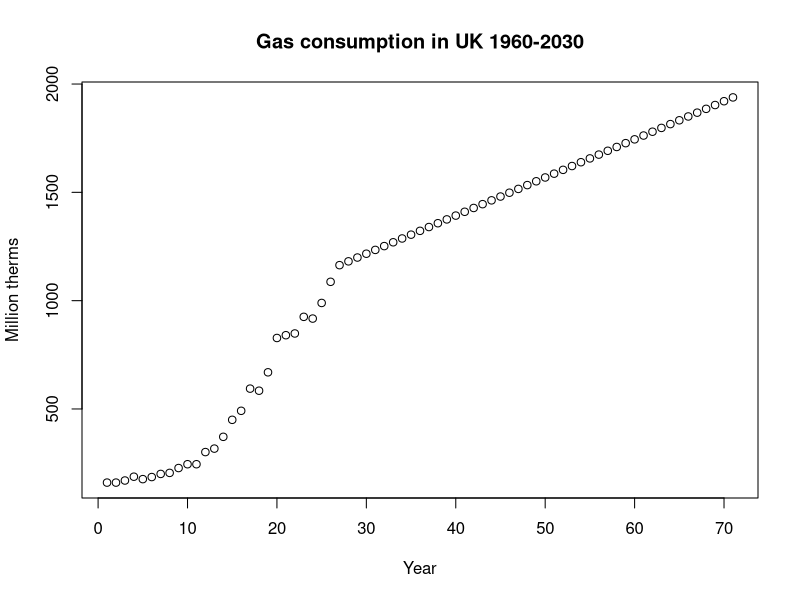

Recreate this plot in R.
# Get all values for first quarter each year
q1 <- numeric(0)
n <- 4
counter <- -1
for (i in UKgas){
  counter = counter+1
  if(counter %% n == 0)
    q1 <- c(q1,i)
}

# Get all values for second quarter each year
q2 <- numeric(0)
n <- 4
counter <- -2
for (i in UKgas){
  counter = counter+1
  if(counter %% n == 0)
    q2 <- c(q2,i)
}

# Get all values for third quarter each year
q3 <- numeric(0)
n <- 4
counter <- -3
for (i in UKgas){
  counter = counter+1
  if(counter %% n == 0)
    q3 <- c(q3,i)
}

# Get all values for fourth quarter each year
q4 <- numeric(0)
n <- 4
counter <- 0
for (i in UKgas){
  counter = counter+1
  if(counter %% n == 0)
    q4 <- c(q4,i)
}

#Calculate average for each quarter
avgQ1 <- mean(q1)
avgQ2 <- mean(q2)
avgQ3 <- mean(q3)
avgQ4 <- mean(q4)

yearToCheck <- 2030
lastYearInDS <- 1986
yearsToAdd <- c(yearToCheck - lastYearInDS)

#Calculate average increase per year for Q1
increaseQ1 <- ((q1[1]+q1[2])/2+(q1[2]+q1[3])/2+(q1[3]+q1[4])/2+
  (q1[4]+q1[5])/2+(q1[5]+q1[6])/2+(q1[6]+q1[7])/2+(q1[7]+q1[8])/2+
  (q1[8]+q1[9])/2+(q1[9]+q1[10])/2+(q1[10]+q1[11])/2+(q1[11]+q1[12])/2+
  (q1[12]+q1[13])/2+(q1[13]+q1[14])/2+(q1[14]+q1[15])/2+(q1[15]+q1[16])/2+
  (q1[16]+q1[17])/2+(q1[17]+q1[18])/2+(q1[18]+q1[19])/2+(q1[19]+q1[20])/2+
  (q1[20]+q1[21])/2+(q1[21]+q1[22])/2+(q1[22]+q1[23])/2+(q1[23]+q1[24])/2+
  (q1[24]+q1[25])/2+(q1[25]+q1[26])/2+(q1[26]+q1[27])/2)/27

#Calculate average increase per year for Q2
increaseQ2 <- ((q2[1]+q2[2])/2+(q2[2]+q2[3])/2+(q2[3]+q2[4])/2+
                 (q2[4]+q2[5])/2+(q2[5]+q2[6])/2+(q2[6]+q2[7])/2+(q2[7]+q2[8])/2+
                 (q2[8]+q2[9])/2+(q2[9]+q2[10])/2+(q2[10]+q2[11])/2+(q2[11]+q2[12])/2+
                 (q2[12]+q2[13])/2+(q2[13]+q2[14])/2+(q2[14]+q2[15])/2+(q2[15]+q2[16])/2+
                 (q2[16]+q2[17])/2+(q2[17]+q2[18])/2+(q2[18]+q2[19])/2+(q2[19]+q2[20])/2+
                 (q2[20]+q2[21])/2+(q2[21]+q2[22])/2+(q2[22]+q2[23])/2+(q2[23]+q2[24])/2+
                 (q2[24]+q2[25])/2+(q2[25]+q2[26])/2+(q2[26]+q2[27])/2)/27

#Calculate average increase per year for Q3
increaseQ3 <- ((q3[1]+q3[2])/2+(q3[2]+q3[3])/2+(q3[3]+q3[4])/2+
                 (q3[4]+q3[5])/2+(q3[5]+q3[6])/2+(q3[6]+q3[7])/2+(q3[7]+q3[8])/2+
                 (q3[8]+q3[9])/2+(q3[9]+q3[10])/2+(q3[10]+q3[11])/2+(q3[11]+q3[12])/2+
                 (q3[12]+q3[13])/2+(q3[13]+q3[14])/2+(q3[14]+q3[15])/2+(q3[15]+q3[16])/2+
                 (q3[16]+q3[17])/2+(q3[17]+q3[18])/2+(q3[18]+q3[19])/2+(q3[19]+q3[20])/2+
                 (q3[20]+q3[21])/2+(q3[21]+q3[22])/2+(q3[22]+q3[23])/2+(q3[23]+q3[24])/2+
                 (q3[24]+q3[25])/2+(q3[25]+q3[26])/2+(q3[26]+q3[27])/2)/27

#Calculate average increase per year for Q4
increaseQ4 <- ((q4[1]+q4[2])/2+(q4[2]+q4[3])/2+(q4[3]+q4[4])/2+
                 (q4[4]+q4[5])/2+(q4[5]+q4[6])/2+(q4[6]+q4[7])/2+(q4[7]+q4[8])/2+
                 (q4[8]+q4[9])/2+(q4[9]+q4[10])/2+(q4[10]+q4[11])/2+(q4[11]+q4[12])/2+
                 (q4[12]+q4[13])/2+(q4[13]+q4[14])/2+(q4[14]+q4[15])/2+(q4[15]+q4[16])/2+
                 (q4[16]+q4[17])/2+(q4[17]+q4[18])/2+(q4[18]+q4[19])/2+(q4[19]+q4[20])/2+
                 (q4[20]+q4[21])/2+(q4[21]+q4[22])/2+(q4[22]+q4[23])/2+(q4[23]+q4[24])/2+
                 (q4[24]+q4[25])/2+(q4[25]+q4[26])/2+(q4[26]+q4[27])/2)/27

#calculate diff between years for q1
q1_1_2 <- q1[2]-q1[1]
q1_2_3 <- q1[3]-q1[2]
q1_3_4 <- q1[4]-q1[3]
q1_4_5 <- q1[5]-q1[4]
q1_5_6 <- q1[6]-q1[5]
q1_6_7 <- q1[7]-q1[6]
q1_7_8 <- q1[8]-q1[7]
q1_8_9 <- q1[9]-q1[8]
q1_9_10 <- q1[10]-q1[9]
q1_10_11 <- q1[11]-q1[10]
q1_11_12 <- q1[12]-q1[11]
q1_12_13 <- q1[13]-q1[12]
q1_13_14 <- q1[14]-q1[13]
q1_14_15 <- q1[15]-q1[14]
q1_15_16 <- q1[16]-q1[15]
q1_16_17 <- q1[17]-q1[16]
q1_17_18 <- q1[18]-q1[17]
q1_18_19 <- q1[19]-q1[18]
q1_19_20 <- q1[20]-q1[19]
q1_20_21 <- q1[21]-q1[20]
q1_21_22 <- q1[22]-q1[21]
q1_22_23 <- q1[23]-q1[22]
q1_23_24 <- q1[24]-q1[23]
q1_24_25 <- q1[25]-q1[24]
q1_25_26 <- q1[26]-q1[25]
q1_26_27 <- q1[27]-q1[26]

#Add the diff each year to a vector
increaseEachYearQ1 <- c(q1_1_2,q1_2_3,q1_3_4,q1_4_5,q1_5_6,q1_6_7,q1_7_8,q1_8_9,q1_9_10,q1_10_11,q1_11_12,q1_12_13,q1_13_14,
                        q1_14_15,q1_15_16,q1_16_17,q1_17_18,q1_18_19,q1_19_20,q1_20_21,q1_21_22,q1_22_23,q1_23_24,q1_24_25,
                        q1_25_26,q1_26_27)
#calculate mean and average increase
medianIncreaseQ1 <- median(increaseEachYearQ1)
averageIncreaseQ1 <- mean(increaseEachYearQ1)

#calculate presumed consumption in year 2030 for Q1 using both mean and average method
presumedConsumption2030Q1MedianMethod <- (medianIncreaseQ1*yearsToAdd)+q1[27]
presumedConsumption2030Q1AverageMethod <- (averageIncreaseQ1*yearsToAdd)+q1[27]

#calculate diff between years for q2
q2_1_2 <- q2[2]-q2[1]
q2_2_3 <- q2[3]-q2[2]
q2_3_4 <- q2[4]-q2[3]
q2_4_5 <- q2[5]-q2[4]
q2_5_6 <- q2[6]-q2[5]
q2_6_7 <- q2[7]-q2[6]
q2_7_8 <- q2[8]-q2[7]
q2_8_9 <- q2[9]-q2[8]
q2_9_10 <- q2[10]-q2[9]
q2_10_11 <- q2[11]-q2[10]
q2_11_12 <- q2[12]-q2[11]
q2_12_13 <- q2[13]-q2[12]
q2_13_14 <- q2[14]-q2[13]
q2_14_15 <- q2[15]-q2[14]
q2_15_16 <- q2[16]-q2[15]
q2_16_17 <- q2[17]-q2[16]
q2_17_18 <- q2[18]-q2[17]
q2_18_19 <- q2[19]-q2[18]
q2_19_20 <- q2[20]-q2[19]
q2_20_21 <- q2[21]-q2[20]
q2_21_22 <- q2[22]-q2[21]
q2_22_23 <- q2[23]-q2[22]
q2_23_24 <- q2[24]-q2[23]
q2_24_25 <- q2[25]-q2[24]
q2_25_26 <- q2[26]-q2[25]
q2_26_27 <- q2[27]-q2[26]

#Add the diff each year to a vector
increaseEachYearQ2 <- c(q2_1_2,q2_2_3,q2_3_4,q2_4_5,q2_5_6,q2_6_7,q2_7_8,q2_8_9,q2_9_10,q2_10_11,q2_11_12,q2_12_13,q2_13_14,
                        q2_14_15,q2_15_16,q2_16_17,q2_17_18,q2_18_19,q2_19_20,q2_20_21,q2_21_22,q2_22_23,q2_23_24,q2_24_25,
                        q2_25_26,q2_26_27)
#calculate mean and average increase
medianIncreaseQ2 <- median(increaseEachYearQ2)
averageIncreaseQ2 <- mean(increaseEachYearQ2)

#calculate presumed consumption in year 2030 for Q3 using both mean and average method
presumedConsumption2030Q2MedianMethod <- (medianIncreaseQ2*yearsToAdd)+q2[27]
presumedConsumption2030Q2AverageMethod <- (averageIncreaseQ2*yearsToAdd)+q2[27]

#calculate diff between years for q3
q3_1_2 <- q3[2]-q3[1]
q3_2_3 <- q3[3]-q3[2]
q3_3_4 <- q3[4]-q3[3]
q3_4_5 <- q3[5]-q3[4]
q3_5_6 <- q3[6]-q3[5]
q3_6_7 <- q3[7]-q3[6]
q3_7_8 <- q3[8]-q3[7]
q3_8_9 <- q3[9]-q3[8]
q3_9_10 <- q3[10]-q3[9]
q3_10_11 <- q3[11]-q3[10]
q3_11_12 <- q3[12]-q3[11]
q3_12_13 <- q3[13]-q3[12]
q3_13_14 <- q3[14]-q3[13]
q3_14_15 <- q3[15]-q3[14]
q3_15_16 <- q3[16]-q3[15]
q3_16_17 <- q3[17]-q3[16]
q3_17_18 <- q3[18]-q3[17]
q3_18_19 <- q3[19]-q3[18]
q3_19_20 <- q3[20]-q3[19]
q3_20_21 <- q3[21]-q3[20]
q3_21_22 <- q3[22]-q3[21]
q3_22_23 <- q3[23]-q3[22]
q3_23_24 <- q3[24]-q3[23]
q3_24_25 <- q3[25]-q3[24]
q3_25_26 <- q3[26]-q3[25]
q3_26_27 <- q3[27]-q3[26]

#Add the diff each year to a vector
increaseEachYearQ3 <- c(q3_1_2,q3_2_3,q3_3_4,q3_4_5,q3_5_6,q3_6_7,q3_7_8,q3_8_9,q3_9_10,q3_10_11,q3_11_12,q3_12_13,q3_13_14,
                        q3_14_15,q3_15_16,q3_16_17,q3_17_18,q3_18_19,q3_19_20,q3_20_21,q3_21_22,q3_22_23,q3_23_24,q3_24_25,
                        q3_25_26,q3_26_27)
#calculate mean and average increase
medianIncreaseQ3 <- median(increaseEachYearQ3)
averageIncreaseQ3 <- mean(increaseEachYearQ3)

#calculate presumed consumption in year 2030 for Q3 using both mean and average method
presumedConsumption2030Q3MedianMethod <- (medianIncreaseQ3*yearsToAdd)+q3[27]
presumedConsumption2030Q3AverageMethod <- (averageIncreaseQ3*yearsToAdd)+q3[27]

#calculate diff between years for q4
q4_1_2 <- q4[2]-q4[1]
q4_2_3 <- q4[3]-q4[2]
q4_3_4 <- q4[4]-q4[3]
q4_4_5 <- q4[5]-q4[4]
q4_5_6 <- q4[6]-q4[5]
q4_6_7 <- q4[7]-q4[6]
q4_7_8 <- q4[8]-q4[7]
q4_8_9 <- q4[9]-q4[8]
q4_9_10 <- q4[10]-q4[9]
q4_10_11 <- q4[11]-q4[10]
q4_11_12 <- q4[12]-q4[11]
q4_12_13 <- q4[13]-q4[12]
q4_13_14 <- q4[14]-q4[13]
q4_14_15 <- q4[15]-q4[14]
q4_15_16 <- q4[16]-q4[15]
q4_16_17 <- q4[17]-q4[16]
q4_17_18 <- q4[18]-q4[17]
q4_18_19 <- q4[19]-q4[18]
q4_19_20 <- q4[20]-q4[19]
q4_20_21 <- q4[21]-q4[20]
q4_21_22 <- q4[22]-q4[21]
q4_22_23 <- q4[23]-q4[22]
q4_23_24 <- q4[24]-q4[23]
q4_24_25 <- q4[25]-q4[24]
q4_25_26 <- q4[26]-q4[25]
q4_26_27 <- q4[27]-q4[26]

#Add the diff each year to a vector
increaseEachYearQ4 <- c(q4_1_2,q4_2_3,q4_3_4,q4_4_5,q4_5_6,q4_6_7,q4_7_8,q4_8_9,q4_9_10,q4_10_11,q4_11_12,q4_12_13,q4_13_14,
                        q4_14_15,q4_15_16,q4_16_17,q4_17_18,q4_18_19,q4_19_20,q4_20_21,q4_21_22,q4_22_23,q4_23_24,q4_24_25,
                        q4_25_26,q4_26_27)
#calculate mean and average increase
medianIncreaseQ4 <- median(increaseEachYearQ4)
averageIncreaseQ4 <- mean(increaseEachYearQ4)

#calculate presumed consumption in year 2030 for Q4 using both mean and average method
presumedConsumption2030Q4MedianMethod <- (medianIncreaseQ4*yearsToAdd)+q4[27]
presumedConsumption2030Q4AverageMethod <- (averageIncreaseQ4*yearsToAdd)+q4[27]

#Make some printouts
print(paste("The presumed consumption for year 2030 first quarter using median method would be ", presumedConsumption2030Q1MedianMethod))
print(paste("The presumed consumption for year 2030 first quarter using average method would be ", presumedConsumption2030Q1AverageMethod))

print(paste("The presumed consumption for year 2030 second quarter using median method would be ", presumedConsumption2030Q2MedianMethod))
print(paste("The presumed consumption for year 2030 second quarter using average method would be ", presumedConsumption2030Q2AverageMethod))

print(paste("The presumed consumption for year 2030 third quarter using median method would be ", presumedConsumption2030Q3MedianMethod))
print(paste("The presumed consumption for year 2030 third quarter using average method would be ", presumedConsumption2030Q3AverageMethod))

print(paste("The presumed consumption for year 2030 fourth quarter using median method would be ", presumedConsumption2030Q4MedianMethod))
print(paste("The presumed consumption for year 2030 fourth quarter using average method would be ", presumedConsumption2030Q4AverageMethod))

#Add new values to existing to get plot
newValue <- q1[27]
Q1WithNewMean <- q1
for(i in 1:yearsToAdd){
  newValue = newValue+medianIncreaseQ1
  Q1WithNewMean <- c(Q1WithNewMean,newValue)
}
# Q1WithNewMean <- append(q1,presumedConsumption2030Q1AverageMethod)
# Q1WithNewMedian <- append(q1,presumedConsumption2030Q1MedianMethod)
# 
# Q2WithNewMean <- append(q2,presumedConsumption2030Q2AverageMethod)
# Q2WithNewMedian <- append(q2,presumedConsumption2030Q2MedianMethod)
# 
# Q3WithNewMean <- append(q3,presumedConsumption2030Q3AverageMethod)
# Q3WithNewMedian <- append(q3,presumedConsumption2030Q3MedianMethod)
# 
# Q4WithNewMean <- append(q4,presumedConsumption2030Q4AverageMethod)
# Q4WithNewMedian <- append(q4,presumedConsumption2030Q4MedianMethod)

#Plots
plot(Q1WithNewMean,
     main = "Gas consumption in UK 1960-2030",
     xlab = "Year",
     ylab = "Million therms")
#plot(Q1WithNewMedian)

Q1WithNewMean